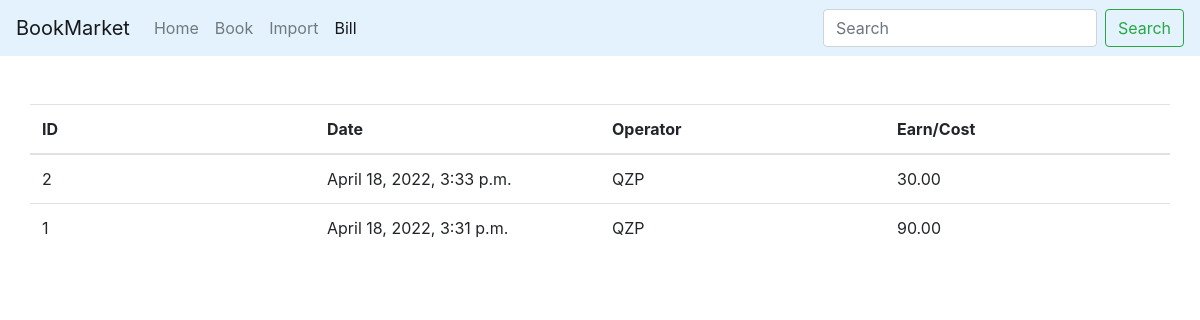
Page /bill/ on the committed database.
### bookmarket/models.py (models this page shows, shortened)
class Bill(models.Model):
    bid = models.AutoField(primary_key=True)
    date = models.DateTimeField(default=timezone.now)
    operator = models.ForeignKey(Profile, on_delete=models.CASCADE)
    earn_cost = models.DecimalField(max_digits=9, decimal_places=2)

class Profile(models.Model):
    user = models.OneToOneField(User, on_delete=models.CASCADE)
    realname = models.CharField(max_length=100)
    wid = models.AutoField(primary_key=True)
    man = models.BooleanField()
    birth = models.DateField()

### bookmarket/views.py (the view)
# urls.py: path('bill/', bookmarket_views.bill, name='bill'),
def bill(request):
    bills = Bill.objects.all().order_by('-date')
    return render(request, 'bookmarket/bill.html', {'bills': bills})

### bookmarket/templates/bookmarket/bill.html
{% extends "bookmarket/base.html" %}
{% if user.is_authenticated %}
{% block content %}
<div class="container">
    <div class="row mt-5">
        <table class="table">
            <thead>
                <tr>
                    <th class="col-sm-3">ID</th>
                    <th class="col-sm-3">Date</th>
                    <th class="col-sm-3">Operator</th>
                    <th class="col-sm-3">Earn/Cost</th>
                </tr>
            </thead>
            <tbody>
                {% for bill in bills %}
                <tr>
                    <td scope="row">{{ bill.bid }}</td>
                    <td>{{ bill.date }}</td>
                    <td>{{ bill.operator.realname }}</td>
                    <td>{{ bill.earn_cost }}</td>
                </tr>
                {% endfor %}
            </tbody>
        </table>
    </div>
</div>
{% endblock content %}
{% endif %}

### rows in the picture
Bill: bid "2", date "April 18, 2022, 3:33 p.m.", operator.realname "QZP", earn_cost "30.00"
Bill: bid "1", date "April 18, 2022, 3:31 p.m.", operator.realname "QZP", earn_cost "90.00"
